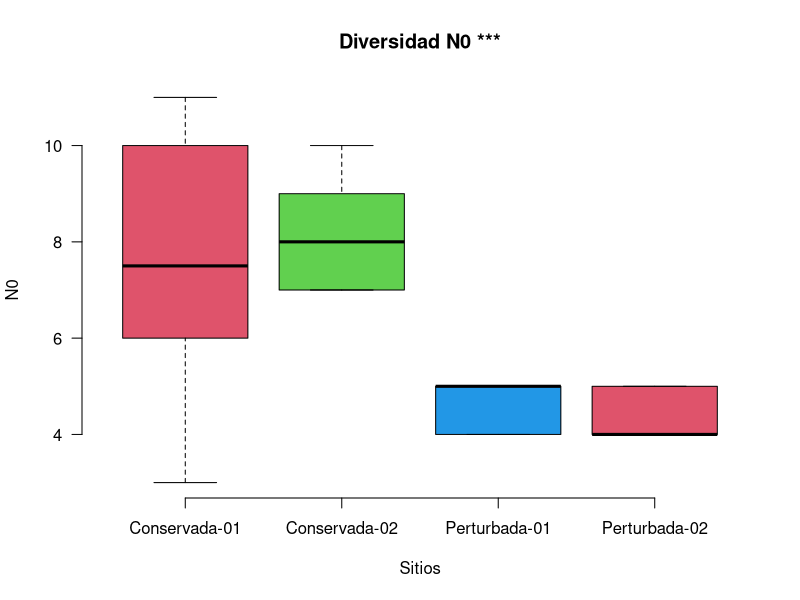
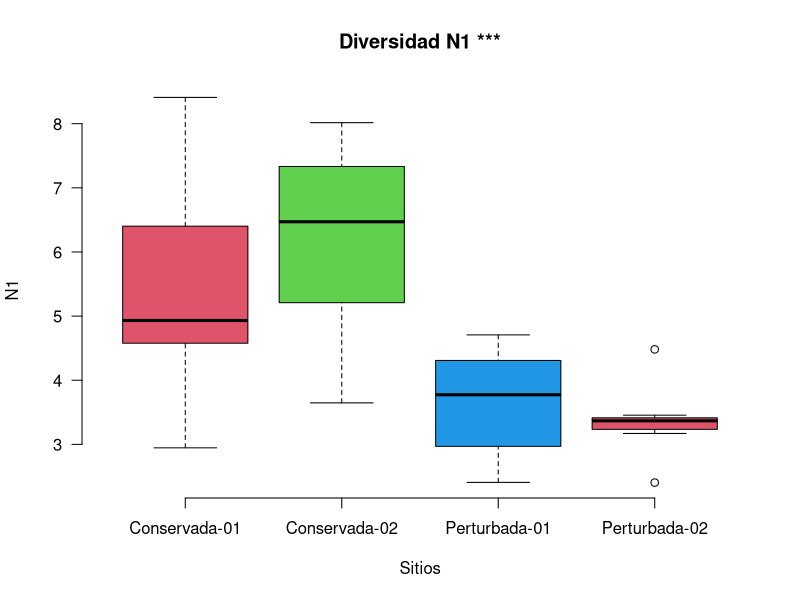
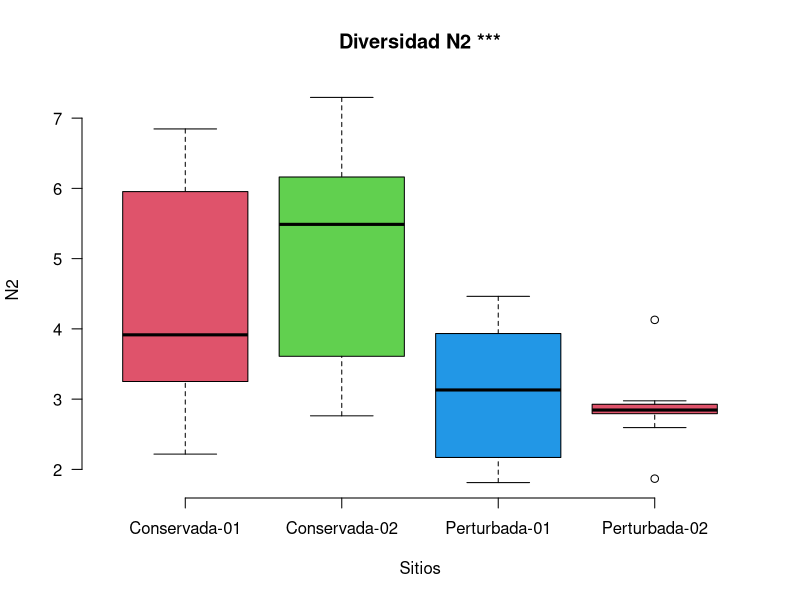

These figures' R source, in order:
################################
# Introducción a R y RStudio para datos biológicos
# Ejemplos de análisis de la diversidad
# Basado en: Arturo Zavaleta
# Modificado por: Salvador Mandujano R
# Última modificación: Marzo 11, 2025
##################################

# Paquetes
library(ade4)
library(vegan)
####library(vegetarian)
library(ggplot2)

# Datos
datos <- read.csv("datos/IAR-MAMIFEROS.csv", header = T)

# Separar datos de mamíferos y sitios
mamiferos <- datos [,-c(1,2,3)]
head(mamiferos)

sitios <- datos [, c(1,2,3)]
head(sitios)

# Riqueza de especies
(N0 <- rowSums(mamiferos > 0))

# Riqueza de especies alternativa
(N0 <- specnumber(mamiferos))           

# Shannon entropy (base e)
(H <- diversity(mamiferos))             

# Shannon entropy (base 2)
(Hb2 <- diversity(mamiferos, base = 2)) 

# Shannon diversity (base e) 
(N1 <- exp(H))                     

# Shannon diversity (base 2)
(N1b2 <- 2^Hb2)                   

# Simpson diversity
(N2 <- diversity(mamiferos, "inv"))          

# Pielou evenness
(J <- H / log(N0))                

# Shannon evenness (Hill's ratio)
(E10 <- N1 / N0)                  

# Simpson evenness (Hill's ratio)
(E20 <- N2 / N0)                  


# hacemos una data.frame con los índices  
(diversidad <- data.frame(N0, H, Hb2, N1, N2, J))

# Cargamos las covariables 
covariables <- read.csv("datos/variables.csv", header = T)
head(covariables)

# Creamos un data.frame
unidos <- data.frame(cbind(covariables, diversidad))
View(unidos)

# Guardamos la tabla
write.csv (unidos, "datos/diversidad_mamiferos.csv")

#####################
###datos <- read.csv("datos/diversidad_mamiferos.csv", header = T)
####################

# Gráfico de anovas

attach(unidos)

boxplot(N0 ~ Zona,
        main = "Diversidad N0 ***", 
        las = 1, 
        frame = F,
        ylab = "N0", 
        xlab = "Sitios", 
        col = 2:4, 
        varwidth=TRUE)

boxplot(N1 ~ Zona, 
        main = "Diversidad N1 ***", 
        las = 1, 
        frame = F,
        ylab = "N1", 
        xlab = "Sitios", 
        col =2:4, 
        varwidth = TRUE)

boxplot(N2 ~ Zona, 
        main = "Diversidad N2 ***", 
        las = 1, 
        frame = F,
        ylab = "N2", 
        xlab = "Sitios", 
        col = 2:4, 
        varwidth = TRUE)

###########################
# FIN SCRIPT

rm(list = ls()) 
dev.off()
